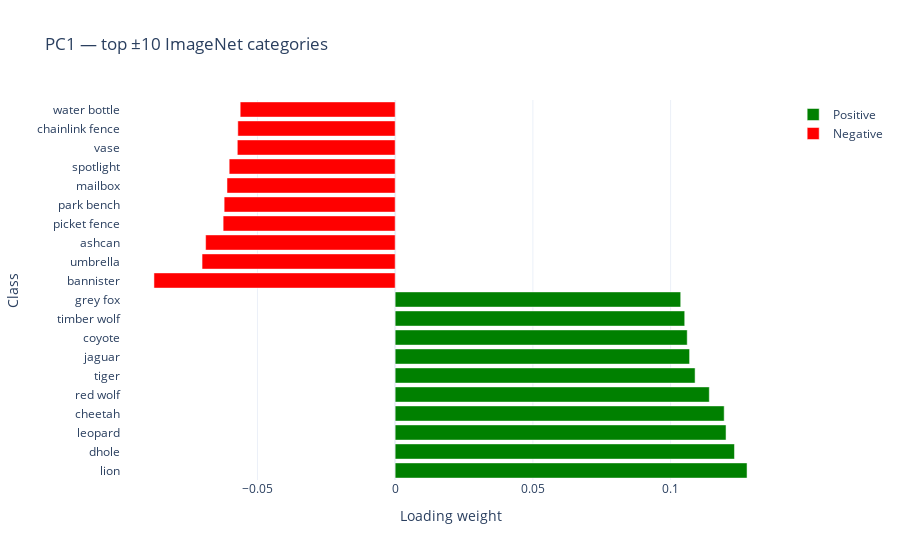
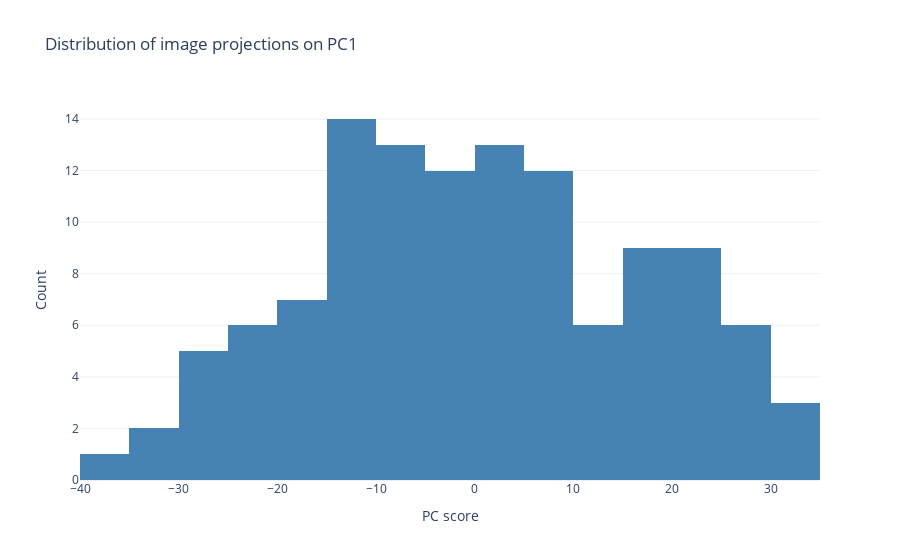

The notebook cell saved with these charts, in order:
### Code cell
#!/usr/bin/env python3
"""
PCA visualization of ViT softmax+CLR embeddings:
 - U (image projections): histogram
 - V (class loadings): top ±10 ImageNet classes
 - Optional thumbnails of top-scoring images
"""

import os
import pickle
import numpy as np
import pandas as pd
import matplotlib.pyplot as plt
from sklearn.decomposition import PCA
from scipy.special import softmax
from skbio.stats.composition import clr
from PIL import Image
import plotly.graph_objects as go

# ---------------------------------------------------------------
# CONFIG
# ---------------------------------------------------------------
imgs_path = '/home/maria/MITNeuralComputation/vit_embeddings/images'
path = '/home/maria/Documents/HuggingMouseData/MouseViTEmbeddings/google_vit-base-patch16-224_embeddings_logits.pkl'
top_k = 10
n_components = 15

# ---------------------------------------------------------------
# LOAD DATA
# ---------------------------------------------------------------
with open(path, 'rb') as f:
    vit_dict = pickle.load(f)['natural_scenes']

# vit_dict is expected to be {image_id: logits_vector}
embeddings = np.stack(list(vit_dict))
image_ids = list(vit_dict)

print("Embeddings shape:", embeddings.shape)
assert embeddings.ndim == 2

# Softmax → CLR
X = softmax(embeddings, axis=1)
X_clr = clr(X + 1e-12)

# ---------------------------------------------------------------
# PCA
# ---------------------------------------------------------------
pca = PCA(n_components=n_components, random_state=0)
U = pca.fit_transform(X_clr)
V = pca.components_.T  # shape: (n_classes, n_components)
expl_var = pca.explained_variance_ratio_

print(f"PCA done. {n_components} components explain {100*expl_var.sum():.1f}% variance")

# ---------------------------------------------------------------
# Helper to load ImageNet class names
# (You can replace this with your own list if needed)
try:
    from torchvision.models import vit_b_16, ViT_B_16_Weights
    class_names = ViT_B_16_Weights.IMAGENET1K_V1.meta["categories"]
except Exception:
    class_names = [f"class_{i}" for i in range(V.shape[0])]

# ---------------------------------------------------------------
# Function to plot top ±10 labels for one PC
# ---------------------------------------------------------------
def plot_pc_semantics_plotly(V, class_names, pc_idx, top_k=10):
    v = V[:, pc_idx]
    pos_idx = np.argsort(v)[-top_k:][::-1]
    neg_idx = np.argsort(v)[:top_k]
    pos_names = [class_names[i] for i in pos_idx]
    neg_names = [class_names[i] for i in neg_idx]

    fig = go.Figure()
    fig.add_trace(go.Bar(
        x=v[pos_idx],
        y=pos_names,
        orientation='h',
        marker_color='green',
        name='Positive'
    ))
    fig.add_trace(go.Bar(
        x=v[neg_idx],
        y=neg_names,
        orientation='h',
        marker_color='red',
        name='Negative'
    ))
    fig.update_layout(
        title=f"PC{pc_idx+1} — top ±{top_k} ImageNet categories",
        barmode='overlay',
        xaxis_title="Loading weight",
        yaxis_title="Class",
        template="plotly_white"
    )
    return fig

# ---------------------------------------------------------------
# Function to show histogram of U[:, pc_idx]
# ---------------------------------------------------------------
def plot_pc_distribution_plotly(U, pc_idx):
    fig = go.Figure()
    fig.add_trace(go.Histogram(
        x=U[:, pc_idx],
        nbinsx=25,
        marker_color='steelblue'
    ))
    fig.update_layout(
        title=f"Distribution of image projections on PC{pc_idx+1}",
        xaxis_title="PC score",
        yaxis_title="Count",
        template="plotly_white"
    )
    return fig

# ---------------------------------------------------------------
# Example: visualize one PC
# ---------------------------------------------------------------
pc_idx = 0  # change 0..14 for others
fig_labels = plot_pc_semantics_plotly(V, class_names, pc_idx, top_k)
fig_images = plot_pc_distribution_plotly(U, pc_idx)

fig_labels.show()
fig_images.show()

# ---------------------------------------------------------------
# Optional: save top / bottom scoring images per PC
# ---------------------------------------------------------------
def show_top_images(U, pc_idx, image_ids, imgs_path, top_n=3):
    scores = U[:, pc_idx]
    top_idx = np.argsort(scores)[-top_n:][::-1]
    bot_idx = np.argsort(scores)[:top_n]

    fig, axes = plt.subplots(2, top_n, figsize=(3*top_n, 6))
    for i, idx in enumerate(top_idx):
        img_path = os.path.join(imgs_path, f"{image_ids[idx]}.png")
        if os.path.exists(img_path):
            axes[0, i].imshow(Image.open(img_path))
        axes[0, i].set_title(f"Top {i+1} ({scores[idx]:.2f})")
        axes[0, i].axis("off")

    for i, idx in enumerate(bot_idx):
        img_path = os.path.join(imgs_path, f"{image_ids[idx]}.png")
        if os.path.exists(img_path):
            axes[1, i].imshow(Image.open(img_path))
        axes[1, i].set_title(f"Bottom {i+1} ({scores[idx]:.2f})")
        axes[1, i].axis("off")

    plt.suptitle(f"Example images for PC{pc_idx+1}")
    plt.tight_layout()
    plt.show()

# Uncomment if you have image files:
# show_top_images(U, pc_idx, image_ids, imgs_path)

### Figure 1 — Plotly figure (JSON) as saved in the notebook; plotly's stock layout.template omitted (floating-point values rounded to 4 significant figures)
{"data": [{"marker": {"color": "green"}, "name": "Positive", "orientation": "h", "type": "bar", "x": [0.1277, 0.1232, 0.1201, 0.1194, 0.114, 0.1089, 0.1069, 0.106, 0.1051, 0.1037], "y": ["lion", "dhole", "leopard", "cheetah", "red wolf", "tiger", "jaguar", "coyote", "timber wolf", "grey fox"]}, {"marker": {"color": "red"}, "name": "Negative", "orientation": "h", "type": "bar", "x": [-0.08757, -0.0701, -0.06882, -0.06245, -0.06209, -0.06105, -0.06026, -0.05731, -0.05712, -0.05626], "y": ["bannister", "umbrella", "ashcan", "picket fence", "park bench", "mailbox", "spotlight", "vase", "chainlink fence", "water bottle"]}], "layout": {"barmode": "overlay", "title": {"text": "PC1 — top ±10 ImageNet categories"}, "xaxis": {"title": {"text": "Loading weight"}}, "yaxis": {"title": {"text": "Class"}}}}

### Figure 2 — Plotly figure (JSON) as saved in the notebook; plotly's stock layout.template omitted (floating-point values rounded to 4 significant figures)
{"data": [{"marker": {"color": "steelblue"}, "nbinsx": 25, "type": "histogram", "x": [28.76, 20.17, 25.12, 8.008, -2.09, 28.44, 21.83, 26.94, 9.69, 15.95, 19.7, 15.21, 19.1, 19.48, 32.25, 27.05, 25.56, 23.65, 4.5, 2.632, -15.65, 7.511, 22.16, 20.61, 1.953, 10.11, 2.455, 20.45, 7.829, 34.91, -13.97, -13.64, 22.49, 22.29, 11.31, 9.636, 1.401, -5.941, 20.2, 16.17, -9.307, -0.5389, -6.826, -14.24, 14.05, 9.107, 12.3, 17.56, 5.099, 8.454, 33.97, 6.308, -2.146, 12.97, 2.888, -3.077, 6.658, 3.215, 8.151, -3.437, -9.56, -12.65, -8.275, -6.717, -14.48, -17.7, -2.63, -9.891, -13.6, -19.83, -9.251, -6.817, -19.6, -14.96, -0.03749, -7.453, 1.001, -8.78, 1.986, -23.73, -13.96, -25.03, -24.18, -18.72, -39.87, -29.42, -33.11, -12.43, 12.56, -6.557, -27.85, -0.2885, 0.5673, 7.456, -16.61, -18.44, 4.103, 19.45, -13.46, -13.79, -10.37, 1.797, -1.485, -3.768, -20.74, -20.39, -25.37, 19.37, -21.14, -6.351, -3.402, -14.99, -2.793, -25.59, -30.47, -24.18, -13.4, 0.4269]}], "layout": {"title": {"text": "Distribution of image projections on PC1"}, "xaxis": {"title": {"text": "PC score"}}, "yaxis": {"title": {"text": "Count"}}}}
